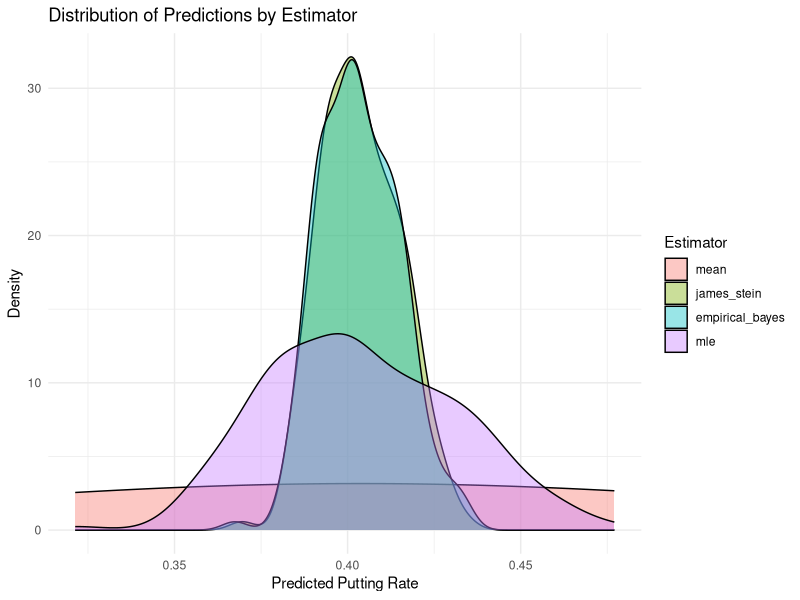
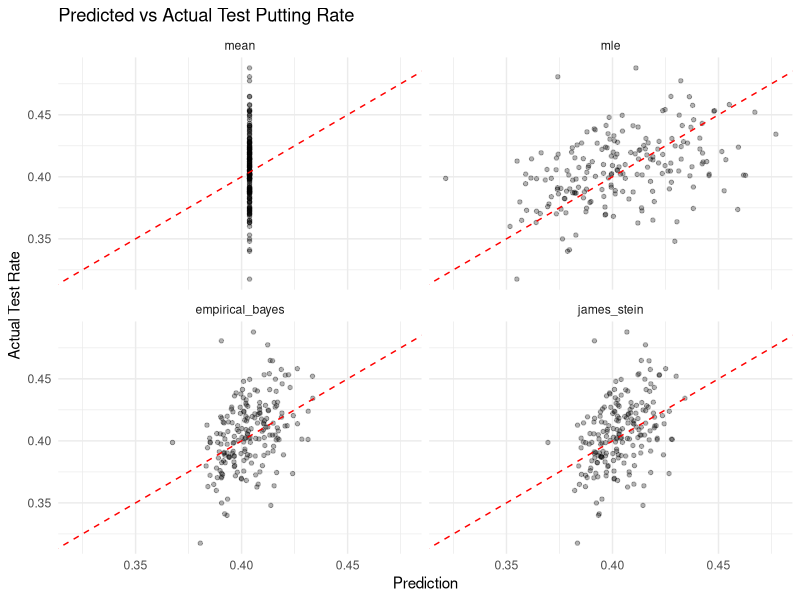
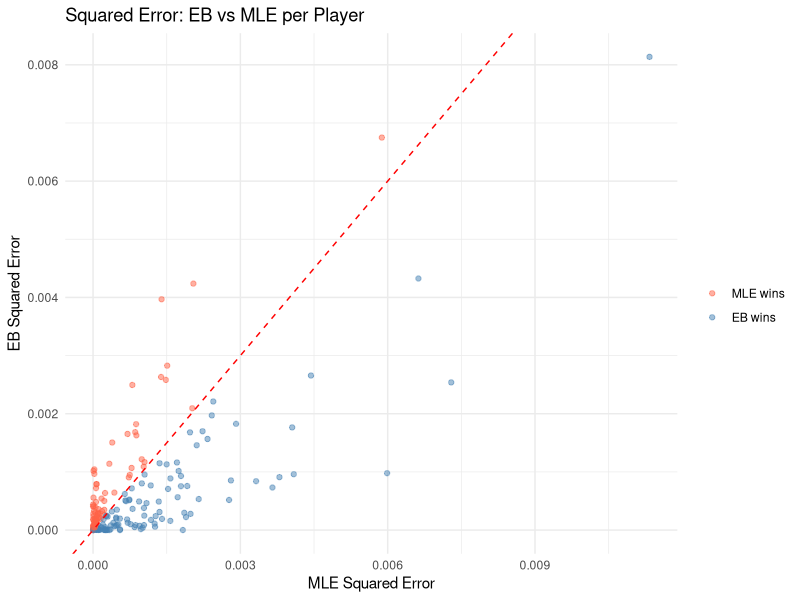

These charts were generated, in order, by the following R code:
#######################
### Authors: RB, JP ###
#######################

#############
### SETUP ###
#############

# install.packages(c("ggplot2", "tidyverse"))
library(ggplot2)
library(tidyverse)

setwd("~/GitHub/lab-materials/2026/labs/data")

set.seed(13)

########################
### HELPER FUNCTIONS ###
########################

positive_part_js = function(x, sigma2) {
  # Centered shrinkage estimates one dimension through mean(x), so k >= 4.
  center = mean(x)
  spread = sum((x - center)^2)
  shrinkage_factor = max(0, 1 - ((length(x) - 3) * sigma2) / spread)
  center + shrinkage_factor * (x - center)
}

mse = function(truth, prediction) {
  mean((truth - prediction)^2)
}

####################
### GOLF PUTTING ###
####################

putts_train = read_csv("../data/13_putts-train.csv")
putts_test = read_csv("../data/13_putts-test.csv")

mu_hat = with(putts_train, weighted.mean(X, N))
C_hat = mu_hat * (1 - mu_hat)
tau2_hat = max(var(putts_train$X) - mean(C_hat / putts_train$N), 0)
sigma2_common = mean(C_hat / putts_train$N)

predictions = putts_train |>
  mutate(
    mean = mean(X),
    mle = X,
    empirical_bayes = mu_hat +
      tau2_hat / (tau2_hat + C_hat / N) * (X - mu_hat),
    james_stein = positive_part_js(X, sigma2_common)
  ) |>
  mutate(across(c(mean, mle, empirical_bayes, james_stein), ~ pmin(pmax(.x, 0), 1)))

#Task 1

# --- Check column names ---
colnames(predictions)

# --- Print the four predictions ---
predictions |>
  select(N, X, mean, mle, empirical_bayes, james_stein) |>
  print(n = Inf)

# --- Shrinkage summary table ---
predictions |>
  summarise(
    across(c(mean, mle, empirical_bayes, james_stein), 
           list(avg = ~mean(.), sd = ~sd(.)), 
           .names = "{.col}_{.fn}")
  ) |>
  pivot_longer(everything(), names_to = c("estimator", "stat"), names_sep = "_(?=[^_]+$)") |>
  pivot_wider(names_from = stat, values_from = value) |>
  print()

# --- How much each estimate moves from MLE ---
predictions |>
  mutate(
    move_mean = abs(mean - mle),
    move_eb   = abs(empirical_bayes - mle),
    move_js   = abs(james_stein - mle)
  ) |>
  summarise(across(starts_with("move"), mean)) |>
  print()

#Grand mean puts everyone at the mean which is the most shrinkage. MLE predicts each player to their value with a lightly bigger standard deviation, and EB shrinks each player proportional to their sample size, JS applies a single common shrinkage factro to everyone, and they report similar here because the N must be roughly a similar size for EB and JS.
#Replacing player specific variances C/Ni with a single mean (C/n1) treats allj players as equally reliable or have the same change of being a true or false outlier. High N players will get over shrunk whereas Low N players will get under shrunk.

#Task 2

# --- Rank golfers best to worst for each estimator ---
rankings = predictions |>
  mutate(
    rank_mle = rank(-mle),
    rank_mean = rank(-mean),
    rank_eb = rank(-empirical_bayes),
    rank_js = rank(-james_stein)
  )

# --- Range and SD of predictions ---
predictions |>
  summarise(across(c(mean, mle, empirical_bayes, james_stein),
                   list(range = ~max(.) - min(.), sd = ~sd(.)),
                   .names = "{.col}_{.fn}")) |>
  pivot_longer(everything(), names_to = c("estimator", "stat"), names_sep = "_(?=[^_]+$)") |>
  pivot_wider(names_from = stat, values_from = value) |>
  print()

# --- Top 5 and bottom 5 for each estimator ---
for (est in c("mle", "empirical_bayes", "james_stein")) {
  cat("\n--- Top 5:", est, "---\n")
  predictions |> arrange(desc(.data[[est]])) |> select(Player, N, X, all_of(est)) |> slice(1:5) |> print()
  cat("--- Bottom 5:", est, "---\n")
  predictions |> arrange(.data[[est]])           |> select(Player, N, X, all_of(est)) |> slice(1:5) |> print()
}

# --- How far each prediction moves from MLE ---
predictions |>
  mutate(
    move_eb   = empirical_bayes - mle,
    move_js   = james_stein - mle,
    move_mean = mean - mle
  ) |>
  select(Player, N, X, move_eb, move_js) |>
  arrange(desc(abs(move_eb))) |>
  print(n = 10)

# --- Plot: spread of predictions across estimators ---
predictions |>
  select(Player, mle, empirical_bayes, james_stein, mean) |>
  pivot_longer(-Player, names_to = "estimator", values_to = "prediction") |>
  mutate(estimator = factor(estimator, levels = c("mean", "james_stein", "empirical_bayes", "mle"))) |>
  ggplot(aes(x = prediction, fill = estimator)) +
  geom_density(alpha = 0.4) +
  labs(title = "Distribution of Predictions by Estimator",
       x = "Predicted Putting Rate", y = "Density", fill = "Estimator") +
  theme_minimal()

#MLE spreads significantly more than Eb and JS
#However the same players appear at the extremes for the estimators so it doesn't change who the worse or best is just changes how significantly better or worse you are.

#Task 3

# --- Join test outcomes ---
results = predictions |>
  inner_join(putts_test, by = "Player", suffix = c("_train", "_test"))

# --- Compute MSE for each estimator ---
mse_table = tibble(
  estimator = c("mean", "mle", "empirical_bayes", "james_stein"),
  MSE = c(
    mse(results$X_test, results$mean),
    mse(results$X_test, results$mle),
    mse(results$X_test, results$empirical_bayes),
    mse(results$X_test, results$james_stein)
  )
) |> arrange(MSE)

print(mse_table)

# --- Plot: predictions vs test performance for each estimator ---
results |>
  select(Player, X_test, mean, mle, empirical_bayes, james_stein) |>
  pivot_longer(-c(Player, X_test), names_to = "estimator", values_to = "prediction") |>
  mutate(estimator = factor(estimator, 
                            levels = c("mean", "mle", "empirical_bayes", "james_stein"))) |>
  ggplot(aes(x = prediction, y = X_test)) +
  geom_point(alpha = 0.3, size = 1.2) +
  geom_abline(slope = 1, intercept = 0, color = "red", linetype = "dashed") +
  facet_wrap(~estimator) +
  labs(title = "Predicted vs Actual Test Putting Rate",
       x = "Prediction", y = "Actual Test Rate") +
  theme_minimal()

#Ranking : EB (0.000623), JS (0.000625), mean (0.000747), mle (0.000890)

#Task 4

# --- Calculate squared error per player for MLE and EB ---
task4 = results |>
  mutate(
    se_mle = (mle - X_test)^2,
    se_eb  = (empirical_bayes - X_test)^2,
    eb_wins = se_eb < se_mle
  )

# --- How often does each win? ---
task4 |>
  summarise(
    eb_wins_pct  = mean(eb_wins),
    mle_wins_pct = 1 - mean(eb_wins)
  ) |>
  print()

# --- Plot: EB vs MLE squared error per player ---
task4 |>
  ggplot(aes(x = se_mle, y = se_eb, color = eb_wins)) +
  geom_point(alpha = 0.5) +
  geom_abline(slope = 1, intercept = 0, color = "red", linetype = "dashed") +
  scale_color_manual(values = c("TRUE" = "steelblue", "FALSE" = "tomato"),
                     labels = c("TRUE" = "EB wins", "FALSE" = "MLE wins")) +
  labs(title = "Squared Error: EB vs MLE per Player",
       x = "MLE Squared Error", y = "EB Squared Error", color = "") +
  theme_minimal()

#The model with the best MSe does not win for every individual. This does not contradict the lesson because the model with the best MSE on average will do best, but will hurt some individuals more than other. 

#Task 5

# --- Asymmetric loss function ---
asymmetric_loss = function(actual, prediction) {
  error = prediction - actual
  ifelse(error > 0,   # overrated
         2 * error^2, # double penalty
         1 * error^2) # normal penalty
}

# --- Compute asymmetric loss for each estimator ---
al_table = tibble(
  estimator = c("mean", "mle", "empirical_bayes", "james_stein"),
  asymmetric_loss = c(
    mean(asymmetric_loss(results$X_test, results$mean)),
    mean(asymmetric_loss(results$X_test, results$mle)),
    mean(asymmetric_loss(results$X_test, results$empirical_bayes)),
    mean(asymmetric_loss(results$X_test, results$james_stein))
  )
) |> arrange(asymmetric_loss)

print(al_table)

# --- Compare MSE vs asymmetric loss rankings side by side ---
mse_table |>
  inner_join(al_table, by = "estimator") |>
  arrange(asymmetric_loss) |>
  print()

#The ranking stays the same but the gap between the values increases. 
